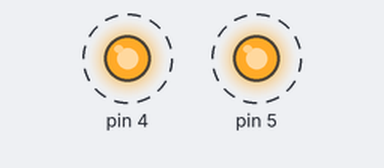
A sketch run on a simulated Arduino Uno, built with avr-gcc and run on an emulated ATmega328P. Parts: output pins drawn as LEDs (lit = HIGH). Dashed ring = blinking. What the sketch prints to the serial monitor is not drawn.

Above: at 0.2 s.
Timing chart, 0 to 4.6 s (numbered marks = the images above):
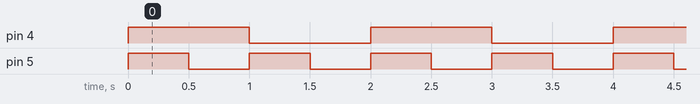

Measured:
- by itself, pin 4: alternates HIGH for 1.0 s and LOW for 1.0 s
- by itself, pin 5: alternates HIGH for 0.50 s and LOW for 0.50 s

The sketch:

RTOS_Stud_Rel_1.ino
```cpp
// ======================================================
//
// RTOS_Stud_Rel_1
// CBP 25-11-17
//
// Blinking LEDs
//
// ======================================================

#include <Arduino_FreeRTOS.h>

void setup() {
  Serial.begin(115200); // Note the BAUD rate
  Serial.println(F("In Setup function"));
  // Usual stuff to drive the LEDs
  pinMode(4,OUTPUT);
  pinMode(5,OUTPUT);

  // Create a task with stack=200 and priority=1
  xTaskCreate(MyTask1, "Task1", 200, NULL, 1, NULL);

  // Create a task with stack=200 and priority=1
  xTaskCreate(MyTask2, "Task2", 200, NULL, 2, NULL);

}

void loop(){
  // Nothing should go in here
}

// Here's the Task. Code must go inside the while loop
static void MyTask1(void* pvParameters){
  while(1) {
    // Code must go here (apart from local declarations etc)
   digitalWrite(4, HIGH);
   delay(1000);
   digitalWrite(4, LOW);
   delay(1000);
  }
}
// Here's the Task. Code must go inside the while loop
static void MyTask2(void* pvParameters){
  while(1) {
    // Code must go here (apart from local declarations etc)
   digitalWrite(5, HIGH);
   delay(500);
   digitalWrite(5, LOW);
   delay(500);
  }
}
```
